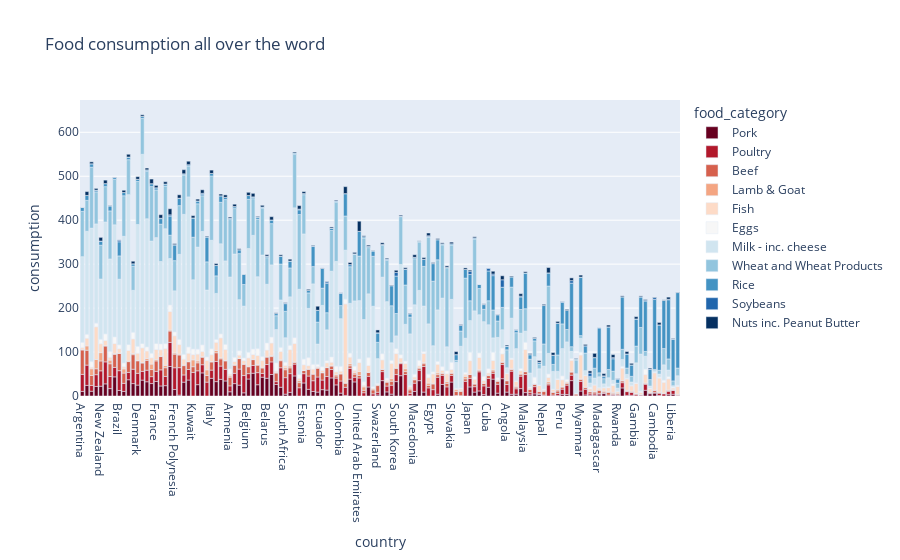

Notebook code cell kept with this figure:
### Code cell
fig = px.bar(data, x='country', y='consumption', color="food_category", title="Food consumption all over the word",color_discrete_sequence=px.colors.sequential.RdBu)
fig.show()

### Figure 1 — Plotly figure (JSON) as saved in the notebook; plotly's stock layout.template omitted (floating-point values rounded to 4 significant figures; data arrays with more than 128 entries replaced by an {"elided": "..."} marker saying what was removed)
{"data": [{"alignmentgroup": "True", "hovertemplate": "food_category=Pork<br>country=%{x}<br>consumption=%{y}<extra></extra>", "legendgroup": "Pork", "marker": {"color": "rgb(103,0,31)"}, "name": "Pork", "offsetgroup": "Pork", "orientation": "v", "showlegend": true, "textposition": "auto", "type": "bar", "x": {"elided": "130 str values"}, "xaxis": "x", "y": {"elided": "130 float values"}, "yaxis": "y"}, {"alignmentgroup": "True", "hovertemplate": "food_category=Poultry<br>country=%{x}<br>consumption=%{y}<extra></extra>", "legendgroup": "Poultry", "marker": {"color": "rgb(178,24,43)"}, "name": "Poultry", "offsetgroup": "Poultry", "orientation": "v", "showlegend": true, "textposition": "auto", "type": "bar", "x": {"elided": "130 str values"}, "xaxis": "x", "y": {"elided": "130 float values"}, "yaxis": "y"}, {"alignmentgroup": "True", "hovertemplate": "food_category=Beef<br>country=%{x}<br>consumption=%{y}<extra></extra>", "legendgroup": "Beef", "marker": {"color": "rgb(214,96,77)"}, "name": "Beef", "offsetgroup": "Beef", "orientation": "v", "showlegend": true, "textposition": "auto", "type": "bar", "x": {"elided": "130 str values"}, "xaxis": "x", "y": {"elided": "130 float values"}, "yaxis": "y"}, {"alignmentgroup": "True", "hovertemplate": "food_category=Lamb & Goat<br>country=%{x}<br>consumption=%{y}<extra></extra>", "legendgroup": "Lamb & Goat", "marker": {"color": "rgb(244,165,130)"}, "name": "Lamb & Goat", "offsetgroup": "Lamb & Goat", "orientation": "v", "showlegend": true, "textposition": "auto", "type": "bar", "x": {"elided": "130 str values"}, "xaxis": "x", "y": {"elided": "130 float values"}, "yaxis": "y"}, {"alignmentgroup": "True", "hovertemplate": "food_category=Fish<br>country=%{x}<br>consumption=%{y}<extra></extra>", "legendgroup": "Fish", "marker": {"color": "rgb(253,219,199)"}, "name": "Fish", "offsetgroup": "Fish", "orientation": "v", "showlegend": true, "textposition": "auto", "type": "bar", "x": {"elided": "130 str values"}, "xaxis": "x", "y": {"elided": "130 float values"}, "yaxis": "y"}, {"alignmentgroup": "True", "hovertemplate": "food_category=Eggs<br>country=%{x}<br>consumption=%{y}<extra></extra>", "legendgroup": "Eggs", "marker": {"color": "rgb(247,247,247)"}, "name": "Eggs", "offsetgroup": "Eggs", "orientation": "v", "showlegend": true, "textposition": "auto", "type": "bar", "x": {"elided": "130 str values"}, "xaxis": "x", "y": {"elided": "130 float values"}, "yaxis": "y"}, {"alignmentgroup": "True", "hovertemplate": "food_category=Milk - inc. cheese<br>country=%{x}<br>consumption=%{y}<extra></extra>", "legendgroup": "Milk - inc. cheese", "marker": {"color": "rgb(209,229,240)"}, "name": "Milk - inc. cheese", "offsetgroup": "Milk - inc. cheese", "orientation": "v", "showlegend": true, "textposition": "auto", "type": "bar", "x": {"elided": "130 str values"}, "xaxis": "x", "y": {"elided": "130 float values"}, "yaxis": "y"}, {"alignmentgroup": "True", "hovertemplate": "food_category=Wheat and Wheat Products<br>country=%{x}<br>consumption=%{y}<extra></extra>", "legendgroup": "Wheat and Wheat Products", "marker": {"color": "rgb(146,197,222)"}, "name": "Wheat and Wheat Products", "offsetgroup": "Wheat and Wheat Products", "orientation": "v", "showlegend": true, "textposition": "auto", "type": "bar", "x": {"elided": "130 str values"}, "xaxis": "x", "y": {"elided": "130 float values"}, "yaxis": "y"}, {"alignmentgroup": "True", "hovertemplate": "food_category=Rice<br>country=%{x}<br>consumption=%{y}<extra></extra>", "legendgroup": "Rice", "marker": {"color": "rgb(67,147,195)"}, "name": "Rice", "offsetgroup": "Rice", "orientation": "v", "showlegend": true, "textposition": "auto", "type": "bar", "x": {"elided": "130 str values"}, "xaxis": "x", "y": {"elided": "130 float values"}, "yaxis": "y"}, {"alignmentgroup": "True", "hovertemplate": "food_category=Soybeans<br>country=%{x}<br>consumption=%{y}<extra></extra>", "legendgroup": "Soybeans", "marker": {"color": "rgb(33,102,172)"}, "name": "Soybeans", "offsetgroup": "Soybeans", "orientation": "v", "showlegend": true, "textposition": "auto", "type": "bar", "x": {"elided": "130 str values"}, "xaxis": "x", "y": {"elided": "130 float values"}, "yaxis": "y"}, {"alignmentgroup": "True", "hovertemplate": "food_category=Nuts inc. Peanut Butter<br>country=%{x}<br>consumption=%{y}<extra></extra>", "legendgroup": "Nuts inc. Peanut Butter", "marker": {"color": "rgb(5,48,97)"}, "name": "Nuts inc. Peanut Butter", "offsetgroup": "Nuts inc. Peanut Butter", "orientation": "v", "showlegend": true, "textposition": "auto", "type": "bar", "x": {"elided": "130 str values"}, "xaxis": "x", "y": {"elided": "130 float values"}, "yaxis": "y"}], "layout": {"barmode": "relative", "legend": {"title": {"text": "food_category"}, "tracegroupgap": 0}, "title": {"text": "Food consumption all over the word"}, "xaxis": {"anchor": "y", "domain": [0, 1], "title": {"text": "country"}}, "yaxis": {"anchor": "x", "domain": [0, 1], "title": {"text": "consumption"}}}}
